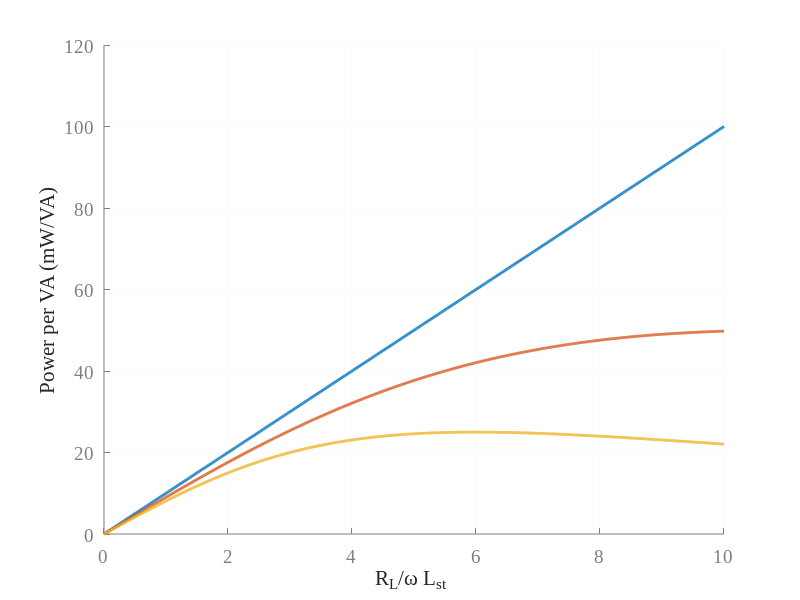

Recreate this plot in MATLAB.
%--------------------------------------------------------------------------
%By: Duleepa J Thrimawithana
%Date: 19-05-2019
%Description:
%This program is written to calculate the power output of an 
%parallel compensated IPT pick-up
%--------------------------------------------------------------------------

function [] = PowerPCP( )

f = 85e3;   %Frequency of the fundamental component of current in primary coil  
Lpt = 18.73e-6;    %Inductance of the primary coils
Lst = 18.73e-6;     %Inductance of the pick-up coils
Ipt = 10;  %RMS current in the primary coil (fundamental)
k = 0.1; %Coupling between coils
w = 2*pi*f; %Angular frequency

RoL = [0:0.01:10]; %Represents RL/wLst as power is plotted against this

VApt = w*Lpt*Ipt^2; %VA in the primary coil 

%Power delivered to load vs RoL normalised wrt VApt (i.e. mW/VA)

%At ideal tuning, dL = 0
dL = 0; 
PowerPCP_0dL = 1000*(k^2*w*Lpt*Ipt^2.*(RoL./(1+dL))./(1+(dL^2/(1+dL)^2).*RoL.^2))/VApt;

%At 10% change in compensation, dL = 0.1
dL = 0.1;   
PowerPCP_0dL1 = 1000*(k^2*w*Lpt*Ipt^2.*(RoL./(1+dL))./(1+(dL^2/(1+dL)^2).*RoL.^2))/VApt;

%At 20% change in compensation, dL = 0.2
dL = 0.2;    
PowerPCP_0dL2 = 1000*(k^2*w*Lpt*Ipt^2.*(RoL./(1+dL))./(1+(dL^2/(1+dL)^2).*RoL.^2))/VApt;

%Ploting the resutls
figure(2)
%set(gcf,'PaperPosition', [17, 210, 560, 420],'PaperUnits','points' )
axes1 = axes('Parent',gcf);
hold(axes1,'on');
set(axes1,'FontSize',14,'XColor',[0.5 0.5 0.5],'YColor',[0.5 0.5 0.5],...
    'GridColor',[0.9 0.9 0.9],'MinorGridColor',[0.9 0.9 0.9],...
    'XGrid','on','YGrid','on','FontName','Times New Roman');
ylabel('Power per VA (mW/VA)','Color',[0.15 0.15 0.15],'FontName','Times New Roman');
xlabel('{R_L/\omega L_s_t }','Color',[0.15 0.15 0.15],'FontName','Times New Roman');
plot(RoL,PowerPCP_0dL,'LineWidth',2);
plot(RoL,PowerPCP_0dL1,'LineWidth',2);
plot(RoL,PowerPCP_0dL2,'LineWidth',2);

%Zs = 1i*w*Lst*((1+dL)+dL*4.9984^2)/(1+4.9984^2)+50/(1+4.9984^2)
%legend('k=0.1','k=0.15','k=0.2','Location','northeast');
%legend BOXON
end
